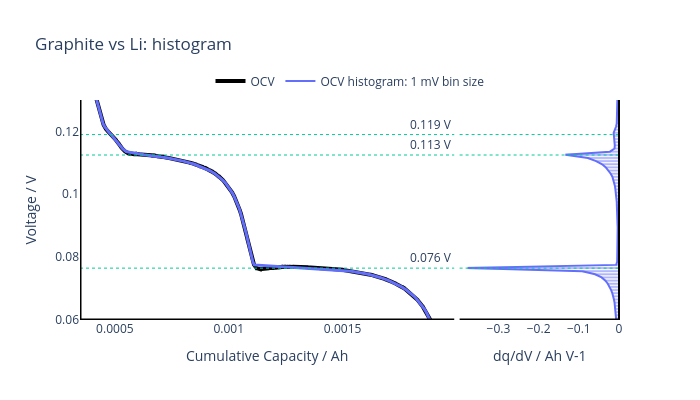

Notebook code cell kept with this figure:
### Markdown cell above
## Graphite with histogram method

### Code cell
BIN_SIZE = 1e-3

df = pl.read_parquet(ZENODO_DATA_PATH / Path('sintef__sintef-graphite-R2032-intelligent-677295__20250514__p-ocvhold__RT.bdf.parquet'))

df_subset = (df
             .filter(pl.col('Step Index / 1')==2)
             .filter(pl.col('Cycle Count / 1')==3)
             )

q = df_subset['Cumulative Capacity / Ah'].to_numpy()
v = df_subset['Voltage / V'].to_numpy()

v_dqdv, dqdv = dqdv_histogram(q=q, v=v, bin_size=BIN_SIZE)

q_reconstructed = sp.integrate.cumulative_trapezoid(dqdv, v_dqdv, initial=0.0) + q[0]

fig = generate_results_plot()


fig.add_trace( go.Scatter(x=q, 
                          y=v, 
                          name="OCV", 
                          line=dict(color="Black", width=4)), 
                        row=1, col=1 )
fig.add_trace( go.Scatter(x=q_reconstructed, 
                          y=v_dqdv, 
                          name="OCV reconstructed", 
                          showlegend=False,
                          line=dict(color=colors[0], width=3, dash="solid")), 
                        row=1, col=1 )


fig.add_trace( go.Scatter(x=dqdv, 
                          y=v_dqdv, 
                          name="OCV histogram: 1 mV bin size", 
                          line=dict(color=colors[0], width=2)), 
                        row=1, col=2 )

fig.add_trace(go.Bar(x=dqdv, 
                     y=v_dqdv, 
                     name="Bins", 
                     orientation="h", 
                     opacity=0.5, 
                     marker=dict(color=colors[0]), 
                     showlegend=False), 
                    row=1, col=2 )

plateaus = [0.119, 0.1125, 0.0765]
for plateau in plateaus:
    fig.add_hline(y=plateau,  line_color=colors[2], line_width=1, line_dash = "dot", annotation_text=f"{plateau:.3f} V", annotation_position="top right", row=1, col=1)
    fig.add_hline(y=plateau,  line_color=colors[2], line_width=1, line_dash = "dot", row=1, col=2)



y_lims = [0.06, 0.13]
x1_lims = [347e-6, 1.99e-3]

fig.add_hline(y=y_lims[0],  line_color="Black", line_width=3)
fig.add_vline(x=x1_lims[0],  line_color="Black", line_width=3, row=1, col=1)
fig.add_vline(x=0,  line_color="Black", line_width=2, row=1, col=2)

fig.update_yaxes(range=y_lims, showgrid=False)
fig.update_xaxes(showgrid=False, range=x1_lims, row=1, col=1)
fig.update_xaxes(showgrid=False, row=1, col=2)
# fig.update_xaxes(range=[0, 3e-3], row=1, col=1)
fig.update_layout(title="Graphite vs Li: histogram")
fig.show()

### Figure 1 — Plotly figure (JSON) as saved in the notebook; plotly's stock layout.template omitted (floating-point values rounded to 4 significant figures; data arrays with more than 128 entries replaced by an {"elided": "..."} marker saying what was removed)
{"data": [{"line": {"color": "Black", "width": 4}, "name": "OCV", "type": "scatter", "x": {"elided": "17630 float values"}, "xaxis": "x", "y": {"elided": "17630 float values"}, "yaxis": "y"}, {"line": {"color": "#636EFA", "dash": "solid", "width": 3}, "name": "OCV reconstructed", "showlegend": false, "type": "scatter", "x": {"elided": "971 float values"}, "xaxis": "x", "y": {"elided": "971 float values"}, "yaxis": "y"}, {"line": {"color": "#636EFA", "width": 2}, "name": "OCV histogram: 1 mV bin size", "type": "scatter", "x": {"elided": "971 float values"}, "xaxis": "x2", "y": {"elided": "971 float values"}, "yaxis": "y2"}, {"marker": {"color": "#636EFA"}, "name": "Bins", "opacity": 0.5, "orientation": "h", "showlegend": false, "type": "bar", "x": {"elided": "971 float values"}, "xaxis": "x2", "y": {"elided": "971 float values"}, "yaxis": "y2"}], "layout": {"annotations": [{"showarrow": false, "text": "0.119 V", "x": 1, "xanchor": "right", "xref": "x domain", "y": 0.119, "yanchor": "bottom", "yref": "y"}, {"showarrow": false, "text": "0.113 V", "x": 1, "xanchor": "right", "xref": "x domain", "y": 0.1125, "yanchor": "bottom", "yref": "y"}, {"showarrow": false, "text": "0.076 V", "x": 1, "xanchor": "right", "xref": "x domain", "y": 0.0765, "yanchor": "bottom", "yref": "y"}], "height": 400, "legend": {"orientation": "h", "x": 0.5, "xanchor": "center", "y": 1.02, "yanchor": "bottom"}, "shapes": [{"line": {"color": "#00CC96", "dash": "dot", "width": 1}, "type": "line", "x0": 0, "x1": 1, "xref": "x domain", "y0": 0.119, "y1": 0.119, "yref": "y"}, {"line": {"color": "#00CC96", "dash": "dot", "width": 1}, "type": "line", "x0": 0, "x1": 1, "xref": "x2 domain", "y0": 0.119, "y1": 0.119, "yref": "y2"}, {"line": {"color": "#00CC96", "dash": "dot", "width": 1}, "type": "line", "x0": 0, "x1": 1, "xref": "x domain", "y0": 0.1125, "y1": 0.1125, "yref": "y"}, {"line": {"color": "#00CC96", "dash": "dot", "width": 1}, "type": "line", "x0": 0, "x1": 1, "xref": "x2 domain", "y0": 0.1125, "y1": 0.1125, "yref": "y2"}, {"line": {"color": "#00CC96", "dash": "dot", "width": 1}, "type": "line", "x0": 0, "x1": 1, "xref": "x domain", "y0": 0.0765, "y1": 0.0765, "yref": "y"}, {"line": {"color": "#00CC96", "dash": "dot", "width": 1}, "type": "line", "x0": 0, "x1": 1, "xref": "x2 domain", "y0": 0.0765, "y1": 0.0765, "yref": "y2"}, {"line": {"color": "Black", "width": 3}, "type": "line", "x0": 0, "x1": 1, "xref": "x domain", "y0": 0.06, "y1": 0.06, "yref": "y"}, {"line": {"color": "Black", "width": 3}, "type": "line", "x0": 0, "x1": 1, "xref": "x2 domain", "y0": 0.06, "y1": 0.06, "yref": "y2"}, {"line": {"color": "Black", "width": 3}, "type": "line", "x0": 0.000347, "x1": 0.000347, "xref": "x", "y0": 0, "y1": 1, "yref": "y domain"}, {"line": {"color": "Black", "width": 2}, "type": "line", "x0": 0, "x1": 0, "xref": "x2", "y0": 0, "y1": 1, "yref": "y2 domain"}], "title": {"text": "Graphite vs Li: histogram"}, "width": 700, "xaxis": {"anchor": "y", "domain": [0, 0.693], "range": [0.000347, 0.00199], "showgrid": false, "title": {"text": "Cumulative Capacity / Ah"}}, "xaxis2": {"anchor": "y2", "domain": [0.703, 1], "showgrid": false, "title": {"text": "dq/dV / Ah V-1"}}, "yaxis": {"anchor": "x", "domain": [0, 1], "range": [0.06, 0.13], "showgrid": false, "title": {"text": "Voltage / V"}}, "yaxis2": {"anchor": "x2", "domain": [0, 1], "matches": "y", "range": [0.06, 0.13], "showgrid": false, "showticklabels": false}}}
